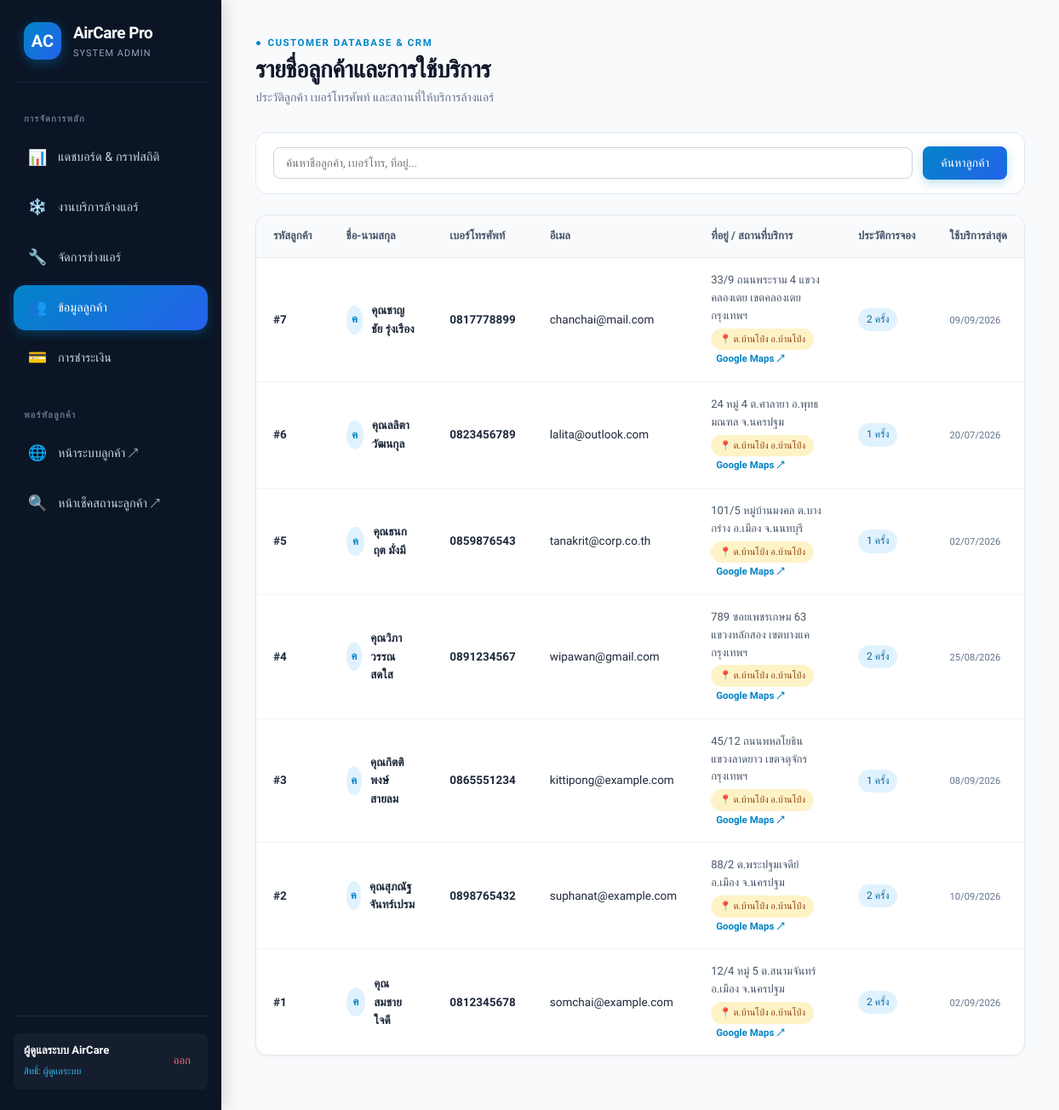
Page /admin/customers.php (signed in) on the committed database.
### tables this page shows
CREATE TABLE customers (
  id INT AUTO_INCREMENT PRIMARY KEY,
  name VARCHAR(100) NOT NULL,
  phone VARCHAR(20) NOT NULL,
  email VARCHAR(100) NULL,
  address TEXT NOT NULL
);

### admin/auth.php (called while the page is built, shortened)
<?php
function getCurrentAdmin(): array {
    return [
        'username' => $_SESSION['admin_username'] ?? 'admin',
        'name' => $_SESSION['admin_name'] ?? 'ผู้ดูแลระบบ AirCare'
    ];
}

### classes/User.php (called while the page is built, shortened)
<?php
abstract class User {
    protected ?int $id;
    protected string $name;
    protected string $phone;
    protected ?string $email;
    public function __construct(?int $id, string $name, string $phone, ?string $email = null) {
        $this->id = $id;
        $this->name = trim($name);
        $this->phone = trim($phone);
        $this->email = $email ? trim($email) : null;
    }
    public function getId(): ?int {
        return $this->id;
    }
    public function getName(): string {
        return $this->name;
    }
    public function getPhone(): string {
        return $this->phone;
    }
    public function getEmail(): ?string {
        return $this->email;
    }
}

### classes/Customer.php (called while the page is built, shortened)
<?php
require_once __DIR__ . '/User.php';
class Customer extends User {
    private string $address;
    private string $subdistrict;
    private float $latitude;
    private float $longitude;
    public function __construct(
        ?int $id,
        string $name,
        string $phone,
        ?string $email = null,
        string $address = '',
        string $subdistrict = 'ต.บ้านโป่ง',
        float $latitude = 13.8164,
        float $longitude = 99.8774
    ) {
        $this->address = trim($address);
        $this->subdistrict = trim($subdistrict);
        $this->latitude = $latitude;
        $this->longitude = $longitude;
    }
    public function getAddress(): string {
        return $this->address;
    }
    public function getSubdistrict(): string {
        return $this->subdistrict ?: 'ต.บ้านโป่ง';
    }
    public function getGoogleMapsUrl(): string {
        return "https://www.google.com/maps?q={$this->latitude},{$this->longitude}";
    }
}

### admin/customers.php (the view, shortened to what this page needs)
<?php
require_once __DIR__ . '/auth.php';
require_once __DIR__ . '/../classes/Customer.php';
$db = (new Database())->connect();
$adminUser = getCurrentAdmin();
$search = trim($_GET['search'] ?? '');
$query = "
    SELECT c.*,
           COUNT(so.id) AS total_orders,
           COALESCE(MAX(so.service_date), '-') AS last_service
    FROM customers c
    LEFT JOIN service_orders so ON so.customer_id = c.id
    WHERE 1=1
";
$params = [];
$query .= " GROUP BY c.id ORDER BY c.id DESC";
$stmt = $db->prepare($query);
$stmt->execute($params);
$customers = $stmt->fetchAll(PDO::FETCH_ASSOC);
?>
<!doctype html>
<html lang="th">
<head>
  <link rel="stylesheet" href="../assets/style.css">
</head>
<body>
<div class="admin-wrapper">
  <aside class="sidebar">
    <a href="index.php" class="sidebar-brand">
      <div class="brand-logo-icon">AC</div>
      <div class="brand-info">
        <b>AirCare Pro</b>
        <span>System Admin</span>
      </div>
    </a>
    <nav class="sidebar-nav">
      <span class="sidebar-label">การจัดการหลัก</span>
      <a href="index.php"><span class="nav-icon">📊</span><span>แดชบอร์ด & กราฟสถิติ</span></a>
      <a href="orders.php"><span class="nav-icon">❄️</span><span>งานบริการล้างแอร์</span></a>
      <a href="technicians.php"><span class="nav-icon">🔧</span><span>จัดการช่างแอร์</span></a>
      <a href="customers.php" class="active"><span class="nav-icon">👥</span><span>ข้อมูลลูกค้า</span></a>
      <a href="payments.php"><span class="nav-icon">💳</span><span>การชำระเงิน</span></a>
      <span class="sidebar-label" style="margin-top:16px;">พอร์ทัลลูกค้า</span>
      <a href="../index.php" target="_blank"><span class="nav-icon">🌐</span><span>หน้าระบบลูกค้า ↗</span></a>
      <a href="../track.php" target="_blank"><span class="nav-icon">🔍</span><span>หน้าเช็คสถานะลูกค้า ↗</span></a>
    </nav>
    <div class="sidebar-footer">
      <div class="user-snippet">
        <div class="user-snippet-info">
          <b><?=htmlspecialchars($adminUser['name'])?></b>
          <span>สิทธิ์: ผู้ดูแลระบบ</span>
        </div>
        <a href="logout.php" class="btn-logout">ออก</a>
      </div>
    </div>
  </aside>
  <main class="main-content">
    <header class="top-bar">
      <div>
        <div class="eyebrow-tag"><span>●</span> CUSTOMER DATABASE & CRM</div>
        <h1>รายชื่อลูกค้าและการใช้บริการ</h1>
        <p class="top-bar-sub">ประวัติลูกค้า เบอร์โทรศัพท์ และสถานที่ให้บริการล้างแอร์</p>
      </div>
    </header>
    <div style="background:#fff; padding:16px 20px; border-radius:14px; border:1px solid #e2e8f0; margin-bottom:24px;">
      <form method="get" style="display:flex; gap:12px; align-items:center;">
        <input type="text" name="search" value="<?=htmlspecialchars($search)?>" placeholder="ค้นหาชื่อลูกค้า, เบอร์โทร, ที่อยู่..." style="flex:1; padding:10px 14px; border:1px solid #cbd5e1; border-radius:8px; font-family:inherit;">
        <button type="submit" class="btn btn-primary">ค้นหาลูกค้า</button>
      </form>
    </div>
    <div class="panel">
      <div class="table-wrap">
        <table class="data-table">
          <thead>
            <tr>
              <th>รหัสลูกค้า</th>
              <th>ชื่อ-นามสกุล</th>
              <th>เบอร์โทรศัพท์</th>
              <th>อีเมล</th>
              <th>ที่อยู่ / สถานที่บริการ</th>
              <th>ประวัติการจอง</th>
              <th>ใช้บริการล่าสุด</th>
            </tr>
          </thead>
          <tbody>
            <?php foreach ($customers as $c): ?>
              <?php
                $custObj = new Customer(
                  $c['id'],
                  $c['name'],
                  $c['phone'] ?? '',
                  $c['email'] ?? null,
                  $c['address'] ?? '',
                  $c['subdistrict'] ?? 'ต.บ้านโป่ง',
                  (float)($c['latitude'] ?? 13.8164),
                  (float)($c['longitude'] ?? 99.8774)
                );
              ?>
              <tr>
                <td><b>#<?=$custObj->getId()?></b></td>
                <td>
                  <div style="display:flex; align-items:center; gap:10px;">
                    <div style="width:34px; height:34px; border-radius:50%; background:#e0f2fe; color:#0284c7; display:grid; place-items:center; font-weight:700; font-size:13px;">
                      <?=mb_substr($custObj->getName(), 0, 1, 'UTF-8')?>
                    </div>
                    <b><?=htmlspecialchars($custObj->getName())?></b>
                  </div>
                </td>
                <td><b><?=htmlspecialchars($custObj->getPhone())?></b></td>
                <td><?=htmlspecialchars($custObj->getEmail() ?: '-')?></td>
                <td style="max-width:280px; font-size:13px; color:#475569;">
                  <div><?=htmlspecialchars($custObj->getAddress() ?: '-')?></div>
                  <div style="margin-top:4px;">
                    <span class="badge" style="background:#fef3c7; color:#92400e; font-size:11px;">
                      📍 <?=htmlspecialchars($custObj->getSubdistrict())?> อ.บ้านโป่ง
                    </span>
                    <a href="<?=$custObj->getGoogleMapsUrl()?>" target="_blank" style="font-size:11.5px; color:#0284c7; margin-left:6px; text-decoration:none; font-weight:600;">
                      Google Maps ↗
                    </a>
                  </div>
                </td>
                <td>
                  <span class="badge" style="background:#e0f2fe; color:#0369a1;">
                    <?=number_format($c['total_orders'])?> ครั้ง
                  </span>
                </td>
                <td>
                  <small style="color:#64748b;">
                    <?=$c['last_service'] !== '-' ? date('d/m/Y', strtotime($c['last_service'])) : '-'?>
                  </small>
                </td>
              </tr>
            <?php endforeach; ?>
          </tbody>
        </table>
      </div>
    </div>
  </main>
</div>
</body>
</html>

### rows in the picture
customers: id "7", name "ค", name "คุณชาญชัย รุ่งเรือง", phone "0817778899", email "chanchai@mail.com", address "33/9 ถนนพระราม 4 แขวงคลองเตย เขตคลองเตย กรุงเทพฯ", Subdistrict "ต.บ้านโป่ง", total_orders "2", last_service "09/09/2026"
customers: id "6", name "ค", name "คุณลลิตา วัฒนกุล", phone "0823456789", email "lalita@outlook.com", address "24 หมู่ 4 ต.ศาลายา อ.พุทธมณฑล จ.นครปฐม", Subdistrict "ต.บ้านโป่ง", total_orders "1", last_service "20/07/2026"
customers: id "5", name "ค", name "คุณธนกฤต มั่งมี", phone "0859876543", email "tanakrit@corp.co.th", address "101/5 หมู่บ้านมงคล ต.บางกร่าง อ.เมือง จ.นนทบุรี", Subdistrict "ต.บ้านโป่ง", total_orders "1", last_service "02/07/2026"
customers: id "4", name "ค", name "คุณวิภาวรรณ สดใส", phone "0891234567", email "wipawan@gmail.com", address "789 ซอยเพชรเกษม 63 แขวงหลักสอง เขตบางแค กรุงเทพฯ", Subdistrict "ต.บ้านโป่ง", total_orders "2", last_service "25/08/2026"
customers: id "3", name "ค", name "คุณกิตติพงษ์ สายลม", phone "0865551234", email "kittipong@example.com", address "45/12 ถนนพหลโยธิน แขวงลาดยาว เขตจตุจักร กรุงเทพฯ", Subdistrict "ต.บ้านโป่ง", total_orders "1", last_service "08/09/2026"
customers: id "2", name "ค", name "คุณสุภณัฐ จันทร์เปรม", phone "0898765432", email "suphanat@example.com", address "88/2 ต.พระปฐมเจดีย์ อ.เมือง จ.นครปฐม", Subdistrict "ต.บ้านโป่ง", total_orders "2", last_service "10/09/2026"
customers: id "1", name "ค", name "คุณสมชาย ใจดี", phone "0812345678", email "somchai@example.com", address "12/4 หมู่ 5 ต.สนามจันทร์ อ.เมือง จ.นครปฐม", Subdistrict "ต.บ้านโป่ง", total_orders "2", last_service "02/09/2026"

### other values in the picture
$adminUser['name'] "ผู้ดูแลระบบ AirCare"
